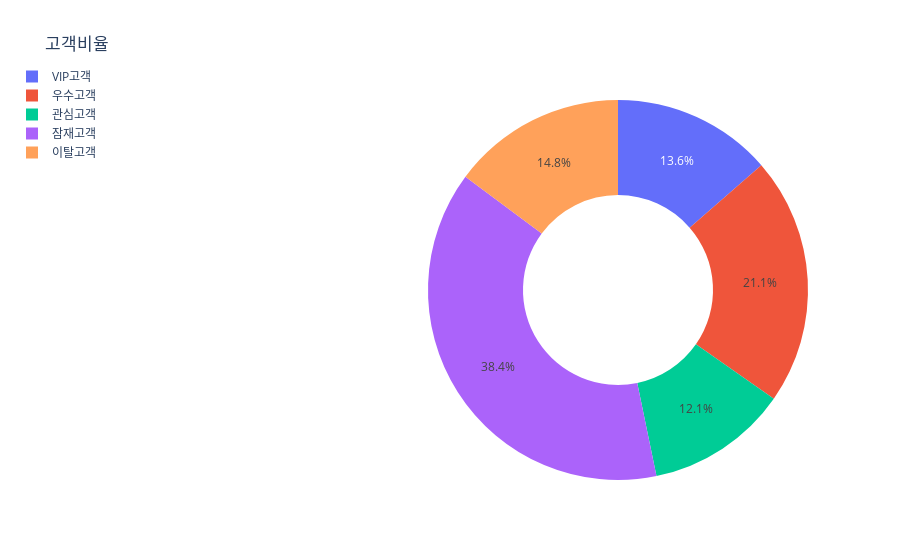

The cell this chart's notebook holds for it:
### Code cell
def donut_chart1():
    custom_sort = {'VIP고객': 0, '우수고객': 1, '관심고객': 2, '잠재고객': 3, '이탈고객': 4}
    sorted_categories = sorted(rfm_clusters_final['고객분류'], key=lambda x: custom_sort[x])

    fig = px.pie(
        rfm_clusters_final,
        title="고객비율",
        values="고객수",
        names="고객분류",
        template="plotly_white",
        hover_data=["고객수 비율"],
        color_discrete_sequence=px.colors.qualitative.Plotly,  
        category_orders={"고객분류": sorted_categories},  
        hole=0.5  # 도넛의 중앙 뚫림을 나타내는 비율 (0~1)
    )

    fig.update_layout(legend=dict(x=-1, y=1.1), legend_orientation="v")
    fig.update_yaxes(title="", showticklabels=False)
    fig.data[0]["hovertemplate"] = fig.data[0]["hovertemplate"][:-14]
    return fig

fig = donut_chart1()
fig.show()

### Figure 1 — Plotly figure (JSON) as saved in the notebook; plotly's stock layout.template omitted (floating-point values rounded to 4 significant figures)
{"data": [{"customdata": [["14.0%"], ["21.0%"], ["12.0%"], ["38.0%"], ["15.0%"]], "direction": "clockwise", "domain": {"x": [0, 1], "y": [0, 1]}, "hole": 0.5, "hovertemplate": "고객분류=%{label}<br>고객수=%{value}<br>고객수 비율=%{customdata[0]}<", "labels": ["VIP고객", "우수고객", "관심고객", "잠재고객", "이탈고객"], "legendgroup": "", "name": "", "showlegend": true, "sort": false, "type": "pie", "values": [176, 273, 156, 497, 192]}], "layout": {"legend": {"orientation": "v", "tracegroupgap": 0, "x": -1, "y": 1.1}, "piecolorway": ["#636EFA", "#EF553B", "#00CC96", "#AB63FA", "#FFA15A", "#19D3F3", "#FF6692", "#B6E880", "#FF97FF", "#FECB52"], "title": {"text": "고객비율"}, "yaxis": {"showticklabels": false, "title": {"text": ""}}}}
